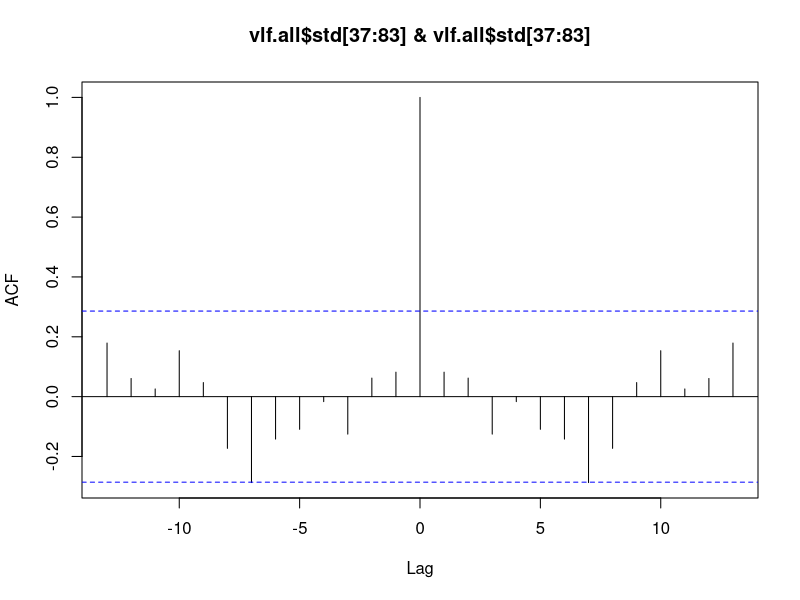
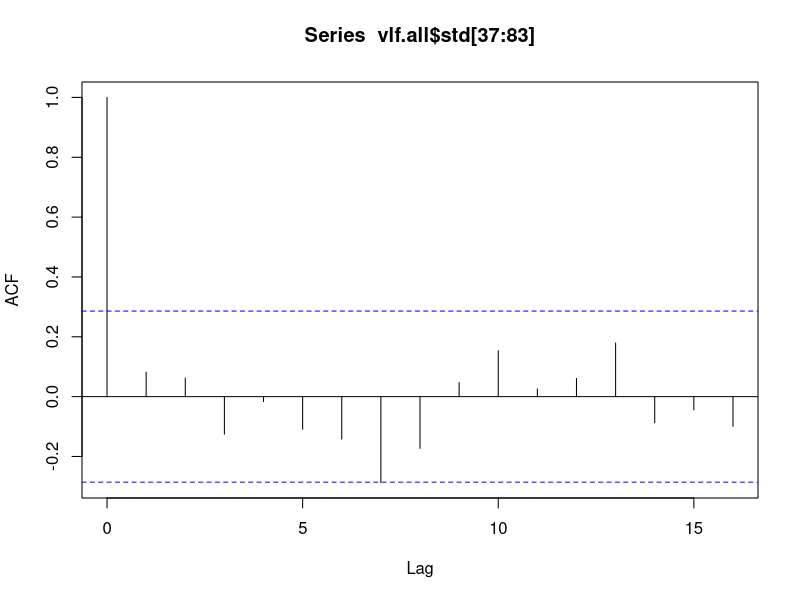
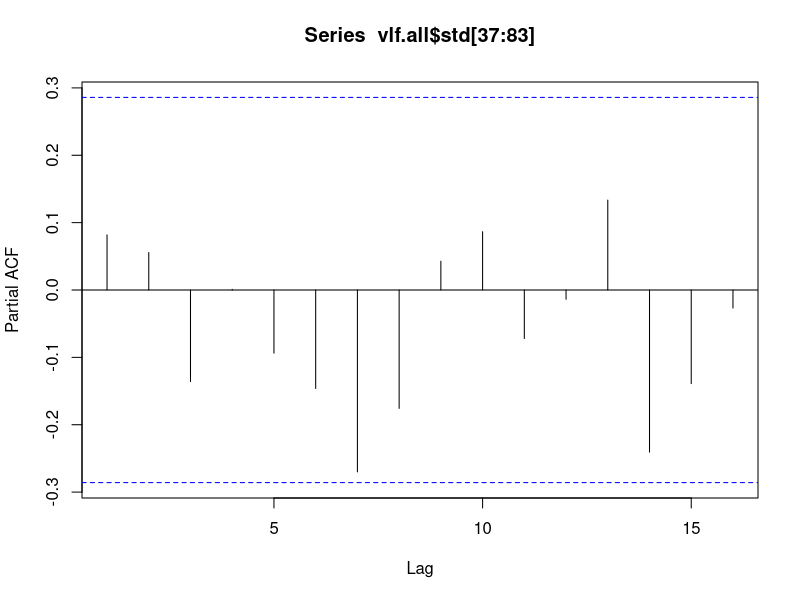
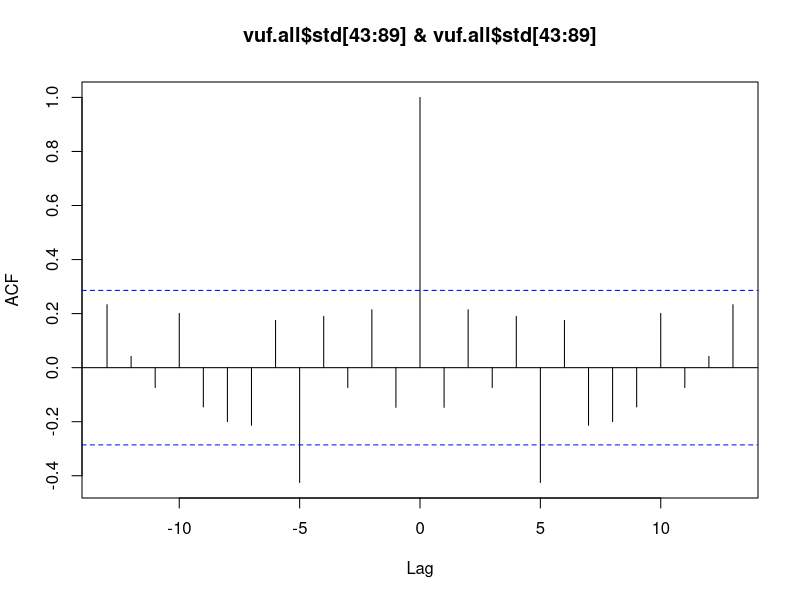
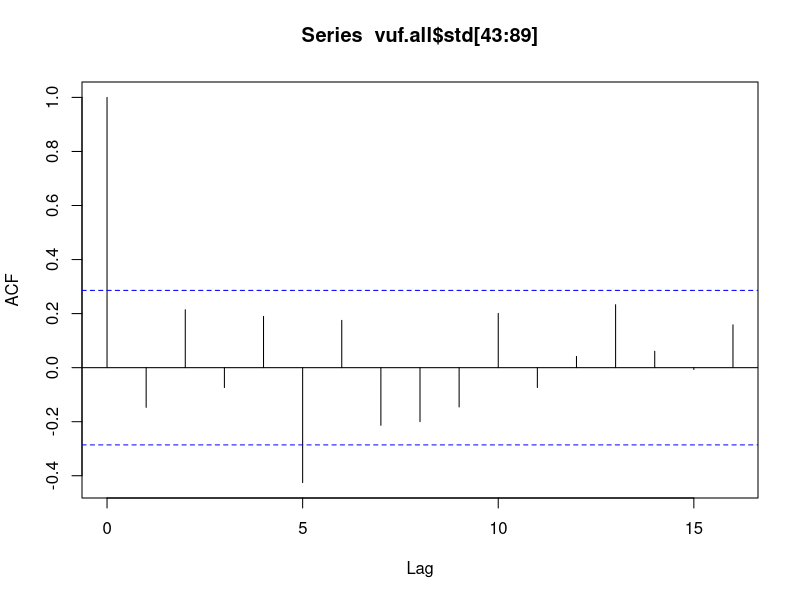
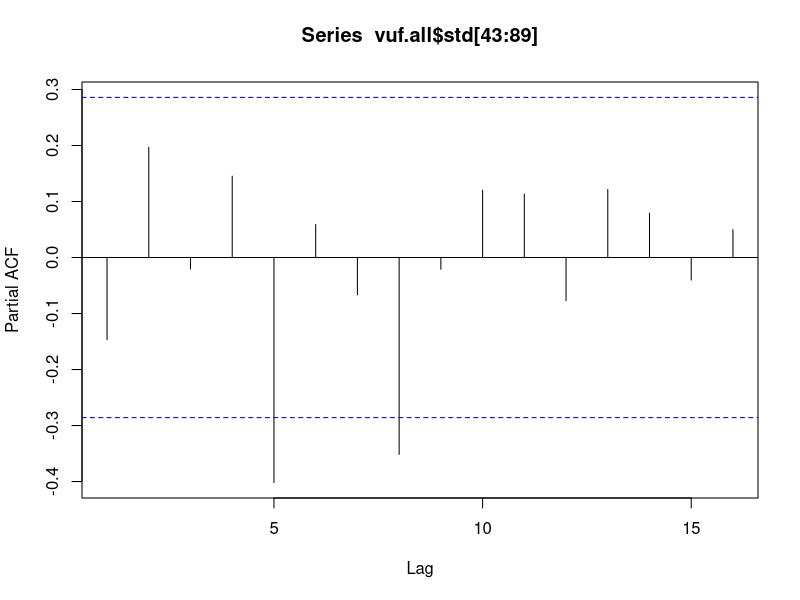
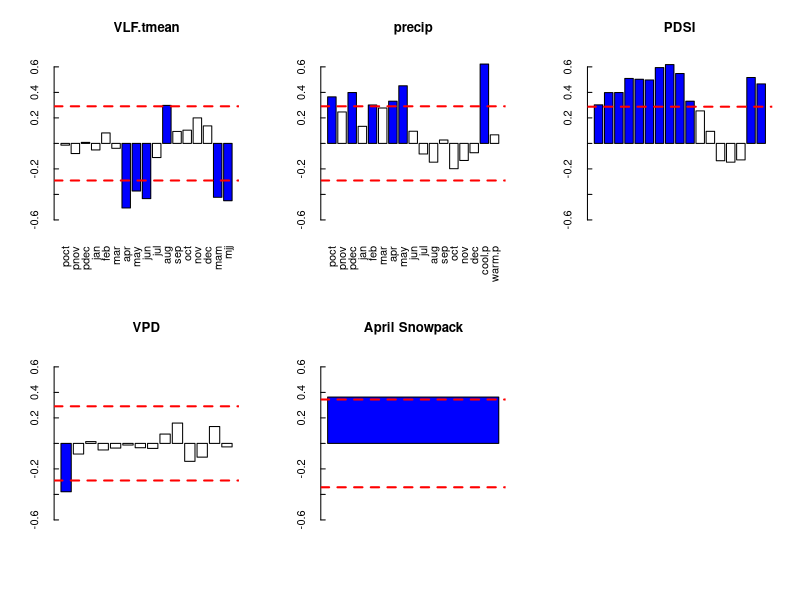
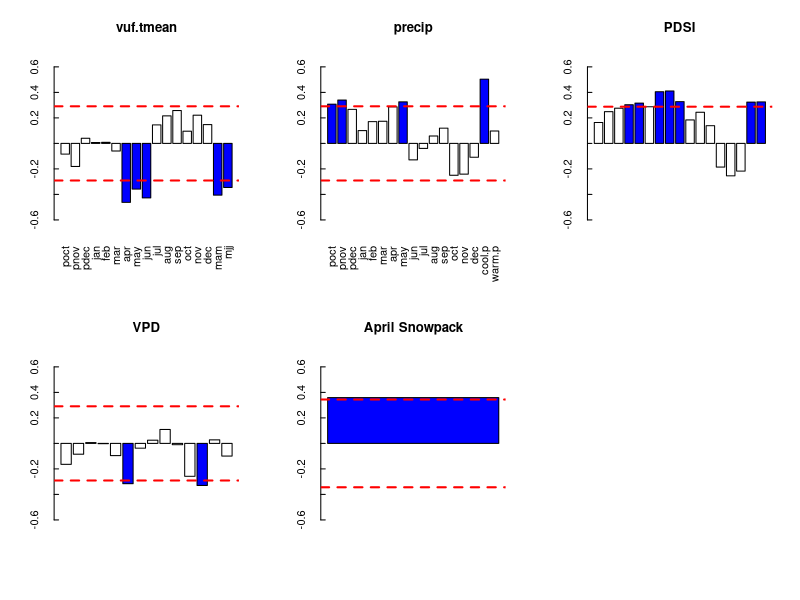

Write R code to recreate these figures, in order. (Note: this script raises an error after producing the figures.)
#load in time series for VLF and VUF sites
vufp1c <- read.csv("vufp1chronos.csv", header=T) # importing data
vufp2c <- read.csv("vufp2chronos.csv", header=T)
vuf.all <- read.csv("vufall.csv", header=T)

vlfp1c <- read.csv("vlfp1chronos.csv", header=T)
vlfp2c <- read.csv("vlfp2chronos.csv", header=T)
vlf.all <- read.csv("vlfall-30yrspline.csv", header=T)

####################################################
#basic time series stuff
#acf
#pacf
#ARIMA modeling
#looking at whole plots for this
#for plot by plot look at valles_timeseries_analysis.r
####################################################

#VLF site
ccf(vlf.all$std[37:83], vlf.all$std[37:83], type = "correlation")
acf(vlf.all$std[37:83], type="correlation")
pacf(vlf.all$std[37:83])



#VUF site
ccf(vuf.all$std[43:89], vuf.all$std[43:89], type = "correlation")
acf(vuf.all$std[43:89], type="correlation")
pacf(vuf.all$std[43:89])

####################################################
#climate correlations with Entire Ring Width
####################################################
#upload climate data
valles.vpd <- read.csv("valles_vpd2.csv", header=T)
cru.mean.temp <- read.csv("VC_CRU_meanT.csv", header=T)
cru.max.temp <- read.csv("VC_CRU_Tmax.csv", header=T)
cru.min.temp <- read.csv("VC_CRU_Tmin.csv", header=T)
cru.precip <- read.csv("VC_CRU_precip.csv", header=T)
vc.pdsi <- read.csv("VC_PDSI.csv", header=T)
#snowtel data
snotel<- read.csv("all_swe.csv", header=T)

#VLF site

vlf.all.mean.t<- cor(vlf.all[c(37:81),2], cru.mean.temp[c(65:109),], method = "pearson")
vlf.all.precip<- cor(vlf.all[c(37:81),2], cru.precip[c(65:109),], method = "pearson")
vlf.all.pdsi<- cor(vlf.all[c(37:82),2], vc.pdsi[c(113:158),], method = "pearson")
vlf.all.vpd<- cor(vlf.all[c(37:81),2], valles.vpd[c(64:108),], method = "pearson")
vlf.all.snotel<- cor(vlf.all[c(52:83),2], snotel[c(1:32),2], method = "pearson")



#VUF site

vuf.all.mean.t<- cor(vuf.all[c(43:87),2], cru.mean.temp[c(65:109),], method = "pearson")
vuf.all.precip<- cor(vuf.all[c(43:87),2], cru.precip[c(65:109),], method = "pearson")
vuf.all.pdsi<- cor(vuf.all[c(43:88),2], vc.pdsi[c(113:158),], method = "pearson")
vuf.all.vpd<- cor(vuf.all[c(43:87),2], valles.vpd[c(64:108),], method = "pearson")
vuf.all.snotel<- cor(vuf.all[c(58:89),2], snotel[c(1:32),2], method = "pearson")


##################
#Bargraphs of Correlations
###################

#VLF p1
par(mfrow=c(2,3), las=3,tck= 0.025)
barplot(vlf.all.mean.t[,2:18] ,main = "VLF.tmean", ylim=c(-0.7,0.7), col=ifelse(vlf.all.mean.t[,2:18] > 0.297 | vlf.all.mean.t[,2:18] < -0.297, "blue", "white"))
abline(h = 0.291, lty="dashed", col="red", lwd=2)
abline(h = -0.291, lty="dashed", col="red", lwd=2)
barplot(vlf.all.precip[,2:18] ,main = "precip", ylim=c(-0.7,0.7), col=ifelse(vlf.all.precip[,2:18] > 0.2907 |  vlf.all.precip[,2:18] < -0.2907, "blue", "white"))
abline(h = 0.291, lty="dashed", col="red", lwd=2)
abline(h = -0.291, lty="dashed", col="red", lwd=2)
barplot(vlf.all.pdsi[2:18] ,main = "PDSI", ylim=c(-0.7,0.7), col=ifelse(vlf.all.pdsi[,2:18] > 0.2876 |  vlf.all.pdsi[,2:18] < -0.2876, "blue", "white"))
abline(h = 0.2876, lty="dashed", col="red", lwd=2)
abline(h = -0.876, lty="dashed", col="red", lwd=2)
barplot(vlf.all.vpd[2:15] ,main = "VPD", ylim=c(-0.7,0.7), col=ifelse(vlf.all.vpd[,2:15] > 0.2907 |  vlf.all.vpd[,2:15] < -0.2907, "blue", "white"))
abline(h = 0.291, lty="dashed", col="red", lwd=2)
abline(h = -0.291, lty="dashed", col="red", lwd=2)
barplot(vlf.all.snotel ,main = "April Snowpack", ylim=c(-0.7,0.7), col=ifelse(vlf.all.snotel > 0.3440 |  vlf.all.snotel < -0.3440, "blue", "white"))
abline(h = 0.3440, lty="dashed", col="red", lwd=2)
abline(h = -0.3440, lty="dashed", col="red", lwd=2)


#VUF Site
par(mfrow=c(2,3), las=3,tck= 0.025)
barplot(vuf.all.mean.t[,2:18] ,main = "vuf.tmean", ylim=c(-0.7,0.7), col=ifelse(vuf.all.mean.t[,2:18] > 0.297 | vuf.all.mean.t[,2:18] < -0.297, "blue", "white"))
abline(h = 0.291, lty="dashed", col="red", lwd=2)
abline(h = -0.291, lty="dashed", col="red", lwd=2)
barplot(vuf.all.precip[,2:18] ,main = "precip", ylim=c(-0.7,0.7), col=ifelse(vuf.all.precip[,2:18] > 0.2907 |  vuf.all.precip[,2:18] < -0.2907, "blue", "white"))
abline(h = 0.291, lty="dashed", col="red", lwd=2)
abline(h = -0.291, lty="dashed", col="red", lwd=2)
barplot(vuf.all.pdsi[2:18] ,main = "PDSI", ylim=c(-0.7,0.7), col=ifelse(vuf.all.pdsi[,2:18] > 0.2876 |  vuf.all.pdsi[,2:18] < -0.2876, "blue", "white"))
abline(h = 0.2876, lty="dashed", col="red", lwd=2)
abline(h = -0.876, lty="dashed", col="red", lwd=2)
barplot(vuf.all.vpd[2:15] ,main = "VPD", ylim=c(-0.7,0.7), col=ifelse(vuf.all.vpd[,2:15] > 0.2907 |  vuf.all.vpd[,2:15] < -0.2907, "blue", "white"))
abline(h = 0.291, lty="dashed", col="red", lwd=2)
abline(h = -0.291, lty="dashed", col="red", lwd=2)
barplot(vuf.all.snotel ,main = "April Snowpack", ylim=c(-0.7,0.7), col=ifelse(vuf.all.snotel > 0.3440 |  vuf.all.snotel < -0.3440, "blue", "white"))
abline(h = 0.3440, lty="dashed", col="red", lwd=2)
abline(h = -0.3440, lty="dashed", col="red", lwd=2)



#####################################################
#look at isotopes vs. ring widths
#####################################################
#oxygen isotopes vs ring width
lm2<-lm(vuf.all[c(59:89),2]~o.spruce$oxygen)
summary(lm2)

sqrt(0.001151)

par(new=F)
par(mfrow= c(1,1))
par(mar=c(5, 4, 4, 4) + 0.1)
plot(std ~ year, data=vuf.all, type ="l", ylab="Index values", xlab="Year", xlim=c(1980,2011))
par(new=T)
plot(o.spruce$oxygen ~ o.spruce$year, type ="l", axes=F, lwd = 2, ylab="", xlab="",xlim = c(1980,2011), col="blue")
axis(4)
mtext("Spruce oxygen iso",side=4,col="blue",line=2.5)
text(1995, 30.5, "r = 0.001")
text(1995, 30.25, "p = 0.8562")

#carbon isotioes vs. ring width
lm3<-lm(vuf.all[c(58:89),2]~c.spruce$carbon)
summary(lm3)

sqrt(0.03664)
#r = -0.19

par(new=F)
par(mfrow= c(1,1))
par(mar=c(5, 4, 4, 4) + 0.1)
plot(std ~ year, data=vuf.all, type ="l", ylab="Index values", xlab="Year", xlim=c(1980,2011))
par(new=T)
plot(o.spruce$oxygen ~ o.spruce$year, type ="l", axes=F, lwd = 2, ylab="", xlab="",xlim = c(1980,2011), col="blue")
axis(4)
mtext("Spruce oxygen iso",side=4,col="blue",line=2.5)
text(1995, 30.5, "r = 0.001")
text(1995, 30.25, "p = 0.8562")